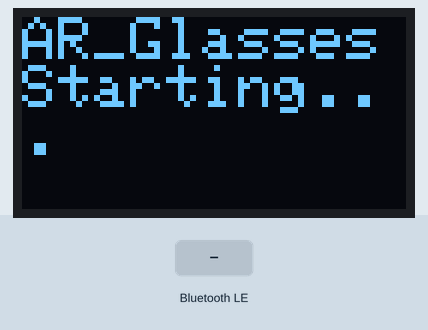
This sketch was run on a simulated ESP32. Shown: 128×64 one-colour display. Inputs (shaded band) come from the test bench. Nothing arrives over Bluetooth unless stated; a phone connects over Bluetooth LE 3 s after start; what the sketch prints to the serial monitor is not drawn.

Above: at 0.1 s.
At 3.2 s:
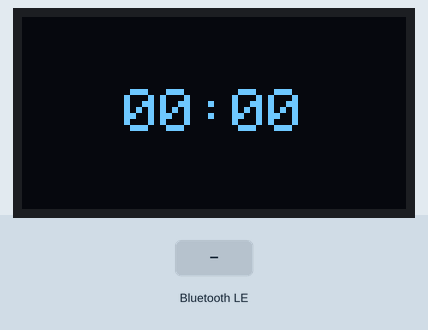
3.3 s: Bluetooth LE write "time" received
4.8 s: Bluetooth LE write "notify" received
6.5 s: Bluetooth LE write "1" received
Timing chart, 0 to 9.5 s (numbered marks = the images above; inputs shaded):
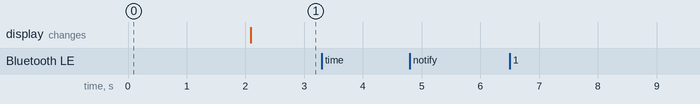

The sketch:

esp32_ble_display_working.ino
```cpp
#include <BLEDevice.h>
#include <BLEServer.h>
#include <BLEUtils.h>
#include <BLE2902.h>
#include <Wire.h>
#include <Adafruit_GFX.h>
#include <Adafruit_SSD1306.h>
#include <ArduinoJson.h>

// Forward declarations
void showTime(String timeStr);
void showNotification(String app, String title);

// Display configuration
#define SCREEN_WIDTH 128
#define SCREEN_HEIGHT 64
#define OLED_RESET -1
#define SCREEN_ADDRESS 0x3C

// BLE configuration
#define DEVICE_NAME "AR_Glasses"
#define SERVICE_UUID "4fafc201-1fb5-459e-8fcc-c5c9c331914b"
#define CHARACTERISTIC_UUID "beb5483e-36e1-4688-b7f5-ea07361b26a8"

// Global variables
Adafruit_SSD1306 display(SCREEN_WIDTH, SCREEN_HEIGHT, &Wire, OLED_RESET);
BLEServer* pServer = NULL;
BLECharacteristic* pCharacteristic = NULL;
bool deviceConnected = false;
bool oldDeviceConnected = false;

String currentTime = "00:00";
unsigned long lastNotifyTime = 0;
bool showingNotification = false;

// BLE Server Callbacks
class MyServerCallbacks: public BLEServerCallbacks {
    void onConnect(BLEServer* pServer) {
      deviceConnected = true;
      Serial.println("Client connected");
    };

    void onDisconnect(BLEServer* pServer) {
      deviceConnected = false;
      Serial.println("Client disconnected");
    }
};

// BLE Characteristic Callbacks
class MyCallbacks: public BLECharacteristicCallbacks {
    void onWrite(BLECharacteristic *pCharacteristic) {
      String rxValue = pCharacteristic->getValue();

      if (rxValue.length() > 0) {
        Serial.println("Received: " + rxValue);

        // Parse JSON
        StaticJsonDocument<256> doc;
        DeserializationError error = deserializeJson(doc, rxValue);

        if (error) {
          Serial.println("JSON parse failed: " + String(error.c_str()));
          return;
        }

        if (doc["type"] == "time") {
          currentTime = doc["time"].as<String>();
          showTime(currentTime);
          showingNotification = false;
          Serial.println("Time updated: " + currentTime);
        }
        else if (doc["type"] == "notify") {
          String app = doc["app"].as<String>();
          String title = doc["title"].as<String>();
          showNotification(app, title);
          lastNotifyTime = millis();
          showingNotification = true;
          Serial.println("Notification: " + app + " - " + title);
        }
      }
    }
};

// Display function to show time
void showTime(String timeStr) {
  display.clearDisplay();
  display.setTextSize(2);
  display.setTextColor(SSD1306_WHITE);

  // Get the width and height of the text
  int16_t x1, y1;
  uint16_t w, h;
  display.getTextBounds(timeStr, 0, 0, &x1, &y1, &w, &h);

  // Calculate cursor position to center the text
  int16_t cursorX = (display.width() - w) / 2;
  int16_t cursorY = (display.height() - h) / 2;

  display.setCursor(cursorX, cursorY);
  display.println(timeStr);
  display.display();
}

// Display function to show notification
void showNotification(String app, String title) {
  display.clearDisplay();
  display.setTextSize(2);
  display.setTextColor(SSD1306_WHITE);
  display.setCursor(0, 0);

  // Line 1: App name (truncated to 12 chars)
  String appLine = app;
  if (appLine.length() > 12) {
    appLine = appLine.substring(0, 12);
  }
  display.println(appLine);

  // Line 2: Title first 12 chars
  if (title.length() > 0) {
    String titleLine1 = title.substring(0, min(12, (int)title.length()));
    display.println(titleLine1);
  }

  // Line 3: Title chars 13-24
  if (title.length() > 12) {
    String titleLine2 = title.substring(12, min(24, (int)title.length()));
    display.println(titleLine2);
  }

  // Line 4: Title chars 25-36
  if (title.length() > 24) {
    String titleLine3 = title.substring(24, min(36, (int)title.length()));
    display.println(titleLine3);
  }

  display.display();
}

void setup() {
  Serial.begin(115200);
  Serial.println("Starting AR Glasses...");

  // Initialize display
  if(!display.begin(SSD1306_SWITCHCAPVCC, SCREEN_ADDRESS)) {
    Serial.println(F("SSD1306 allocation failed"));
    for(;;);
  }

  display.ssd1306_command(0xA0);

  display.clearDisplay();
  display.setTextSize(2);
  display.setTextColor(SSD1306_WHITE);
  display.setCursor(0, 0);
  display.println("AR_Glasses");
  display.println("Starting...");
  display.display();
  delay(2000);

  // Initialize BLE
  BLEDevice::init(DEVICE_NAME);
  pServer = BLEDevice::createServer();
  pServer->setCallbacks(new MyServerCallbacks());

  BLEService *pService = pServer->createService(SERVICE_UUID);

  pCharacteristic = pService->createCharacteristic(
                      CHARACTERISTIC_UUID,
                      BLECharacteristic::PROPERTY_WRITE
                    );

  pCharacteristic->setCallbacks(new MyCallbacks());

  pService->start();
  BLEAdvertising *pAdvertising = BLEDevice::getAdvertising();
  pAdvertising->addServiceUUID(SERVICE_UUID);
  pAdvertising->setScanResponse(true);
  pAdvertising->setMinPreferred(0x06);
  pAdvertising->setMaxPreferred(0x12);
  BLEDevice::startAdvertising();

  Serial.println("BLE Device initialized and advertising");
  Serial.println("Device Name: AR_Glasses");
  Serial.println("Service UUID: 4fafc201-1fb5-459e-8fcc-c5c9c331914b");
  Serial.println("Waiting for connection...");

  // Show initial time
  showTime("00:00");
}

void loop() {
  // Handle BLE connection state
  if (deviceConnected && !oldDeviceConnected) {
    oldDeviceConnected = deviceConnected;
    Serial.println("Client connected - ready to receive data");
  }

  if (!deviceConnected && oldDeviceConnected) {
    oldDeviceConnected = deviceConnected;
    Serial.println("Client disconnected - restarting advertising");
    delay(500);
    BLEDevice::startAdvertising();
  }

  // Check if notification should be cleared (after 10 seconds)
  if (showingNotification && (millis() - lastNotifyTime > 10000)) {
    showTime(currentTime);
    showingNotification = false;
    Serial.println("Reverted to time display");
  }

  delay(100);
}
```

Measured:
- after the input at 3.3 s, every drawn part: stays the same
- after the input at 4.8 s, every drawn part: stays the same
- after the input at 6.5 s, every drawn part: stays the same
